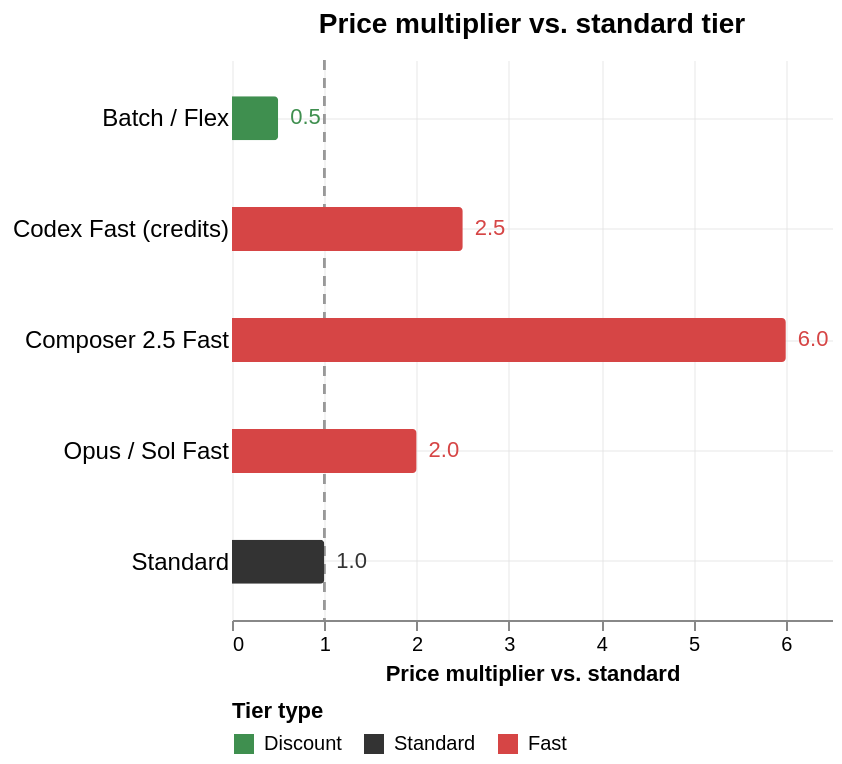

The Vega-Lite source for this figure:
### Vega-Lite specification from a JSON file in a GitHub repository (floating-point values rounded to 4 significant figures)
{"$schema": "https://vega.github.io/schema/vega-lite/v5.json", "title": "Price multiplier vs. standard tier", "width": "container", "height": 280, "data": {"values": [{"tier": "Batch / Flex (50% off)", "label": "Batch / Flex", "price": 0.5, "kind": "Discount"}, {"tier": "Standard", "label": "Standard", "price": 1.0, "kind": "Standard"}, {"tier": "Opus / Sol Fast (API)", "label": "Opus / Sol Fast", "price": 2.0, "kind": "Fast"}, {"tier": "Codex subscription Fast", "label": "Codex Fast (credits)", "price": 2.5, "kind": "Fast"}, {"tier": "Composer 2.5 Fast", "label": "Composer 2.5 Fast", "price": 6.0, "kind": "Fast"}]}, "layer": [{"mark": {"type": "rule", "strokeDash": [5, 4], "color": "#999999"}, "encoding": {"x": {"datum": 1}}}, {"mark": {"type": "bar", "cornerRadiusEnd": 2, "height": 22}, "encoding": {"y": {"field": "label", "type": "nominal", "title": null, "sort": {"field": "price", "order": "ascending"}, "scale": {"paddingInner": 0.35, "paddingOuter": 0.2}, "axis": {"labelFontSize": 12, "ticks": false, "domain": false}}, "x": {"field": "price", "type": "quantitative", "title": "Price multiplier vs. standard", "scale": {"domain": [0, 6.5]}}, "color": {"field": "kind", "type": "nominal", "title": "Tier type", "scale": {"domain": ["Discount", "Standard", "Fast"], "range": ["#3f8f4f", "#333333", "#d64545"]}, "legend": {"orient": "bottom", "direction": "horizontal", "title": "Tier type", "offset": 8}}, "tooltip": [{"field": "tier", "title": "Tier"}, {"field": "price", "title": "Price multiplier"}]}}, {"mark": {"type": "text", "align": "left", "baseline": "middle", "dx": 6, "fontSize": 11, "fontWeight": 500}, "encoding": {"y": {"field": "label", "type": "nominal", "sort": {"field": "price", "order": "ascending"}}, "x": {"field": "price", "type": "quantitative"}, "text": {"field": "price", "type": "quantitative", "format": ".1f"}, "color": {"field": "kind", "type": "nominal", "legend": null}}}], "config": {"view": {"stroke": null}, "axis": {"grid": true, "gridOpacity": 0.35}, "title": {"fontSize": 14, "offset": 10}}}
